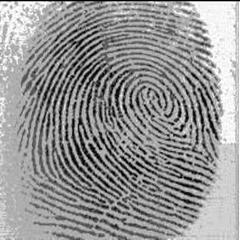
//> input picture image001_1.jpg, 240 x 240 px
$ ./extraction image001_1.jpg   (built with g++ and OpenCV 4)
//> lines starting //> are read from the running program, lines starting //| are printed output that depends on the picture
#include <opencv2/opencv.hpp>
#include <iostream>
using namespace cv;
using namespace std;

#define THRESHOLD 10
#define block_len 16
#define block_width 16

int mask[256/block_width*256/block_len];

// function for splitting image into multiple blocks. rowDivisor and colDivisor specify the number of blocks in rows and cols respectively
int subdivide(cv::Mat &img, const int rowDivisor, const int colDivisor, std::vector<cv::Mat> &blocks) {
    /* Checking if the image was passed correctly */
    if(!img.data || img.empty())
        std::cerr << "Problem Loading Image" << std::endl;

    /* Cloning the image to another for visualization later, if you do not want to visualize the result just comment every line related to visualization */
    cv::Mat maskImg = img.clone();
    /* Checking if the clone image was cloned correctly */
    if(!maskImg.data || maskImg.empty())
        std::cerr << "Problem Loading Image" << std::endl;

    // check if divisors fit to image dimensions
    if(img.cols % colDivisor == 0 && img.rows % rowDivisor == 0) {
    	// Iterator for mask
    	int k =0;
        for(int y = 0; y < img.cols; y += img.cols / colDivisor) {
            for(int x = 0; x < img.rows; x += img.rows / rowDivisor) {
                blocks.push_back(img(cv::Rect(y, x, (img.cols / colDivisor), (img.rows / rowDivisor))));
                Scalar mean, stddev;
				meanStdDev(blocks[k], mean, stddev);

				// Draw red rectangle to show fingerprint area
				if (stddev.val[0] > THRESHOLD)
                	rectangle(maskImg, Point(y, x), Point(y + (maskImg.cols / colDivisor) - 1, x + (maskImg.rows / rowDivisor) - 1), CV_RGB(255, 0, 0), 1); // visualization
                k++;
            }
        }
        imshow("Segmented", maskImg); // visualization
        waitKey(0); // visualization
    } else if(img.cols % colDivisor != 0) {
        cerr << "Error: Please use another divisor for the column split." << endl;
        exit(1);
    } else if(img.rows % rowDivisor != 0) {
        cerr << "Error: Please use another divisor for the row split." << endl;
        exit(1);
    }
	return EXIT_SUCCESS;
}

int segment(Mat &block, float thres) {
	Scalar mean, stddev;
	meanStdDev(block, mean, stddev);
	if (stddev.val[0] < thres) {
		// block.setTo(Scalar(0,0,0));
		return 0;
	}
	return 1;
}

int calculate_orientation(Mat &block, int block_num) {
	int scale = 1;
	int delta = 0;
	int ddepth = CV_16S;
	Mat grad_x, grad_y;
	Mat abs_grad_x, abs_grad_y;
	Sobel( block, grad_x, ddepth, 1, 0, 3, scale, delta, BORDER_DEFAULT );
	convertScaleAbs( grad_x, abs_grad_x );

	Sobel( block, grad_y, ddepth, 0, 1, 3, scale, delta, BORDER_DEFAULT );
  	convertScaleAbs( grad_y, abs_grad_y );

  	Mat blocka;

  	// if (block_num) {cout << abs_grad_y << endl; cout << abs_grad_x << endl;}
  	cout << block_num << endl;
  	imshow("grad_y", abs_grad_y);

  	// addWeighted( abs_grad_x, 0.5, abs_grad_y, 0.5, 0, block );

  	// imshow("Sobel", blocka);

  	// cout << block.rows << " " << block.cols << endl;
  	float a = 0.0f, b = 0.0f;
  	for (int i=0 ; i<block.rows ; i++) {
  		for (int j=0 ; j<block.cols ; j++) {
  			// cout << float(abs_grad_x.at<uchar>(i,j)) << endl;
  			a += 2*((float)abs_grad_x.at<uchar>(i,j))*((float)abs_grad_y.at<uchar>(i,j));
  			b += ((float)abs_grad_x.at<uchar>(i,j))*((float)abs_grad_x.at<uchar>(i,j))-((float)abs_grad_y.at<uchar>(i,j))*((float)abs_grad_y.at<uchar>(i,j));
  		}
	 }

  	// cout << a << endl;
  	// cout << b << endl;


  	// cout << a/b << endl;
  	float angle;
  	if (a == 0) {
  		angle = 0.0f;
  	} else if (b == 0) {
  		angle = 90.0f;
  	} else {
  		angle = 0.5 * atan(a/b) * 180/CV_PI;
  		// angle = 15.0f;
  	}

  	//wieclaw addition (?)
  	int k = 0;
  	if ((angle < 0 && a<0) || (angle >=0 && a > 0)) {
  		k = 90;
  	} else if (angle < 0 && a >= 0) {
  		k = 180;
  	} else if (angle >= 0 && a<= 0) {
  		k = 0;
  	}

  	// angle += k;


  	cout << "Block " << block_num << " : " << angle << endl;

	int length = 8;
	Point P1(8,8);
	if (angle < 0) {
		// angle *= -1;
		// P1.x = 0;
		// P1.y = 16;
	} else {
		// angle *= -1;
		// P1.x = 0;
		// P1.y = 16;
	}
	Point P2;

	// [9 lines of commented-out code are left out]

	P2.x =  (int)round(P1.x + length * cos(angle * CV_PI / 180.0));
	P2.y =  (int)round(P1.y + length * sin(angle * CV_PI / 180.0));


	line(block, P1, P2, CV_RGB(0, 255, 0));
	imshow("Block", block);
	// waitKey(0);
	block.setTo(Scalar(0,0,0));
	line(block, P1, P2, CV_RGB(255, 255, 255));

}

void normalize_image(Mat &image) {
	// [9 lines of commented-out code are left out]

	Scalar mean, stddev;
    meanStdDev(image, mean, stddev);
    cout << "Mean " << mean.val[0] << endl;
    cout << "Stddev " << stddev.val[0] << endl;


    for (int i=0 ; i<image.rows ; i++) {
		for (int j=0 ; j<image.cols ; j++) {
			// if (i>70 && i<90 && j>70 && j<90)cout << i << " " << j << " Before " << (int)image.at<uchar>(i,j);// << endl;
			// if (i < 100 && j<100) cout << i << " " << j << " Before " << (int)image.at<uchar>(i,j);
			int addition = sqrt(100*pow((image.at<uchar>(i,j)-mean.val[0]), 2)/stddev.val[0]);
			if (image.at<uchar>(i,j) > mean.val[0]) {
				if (addition + 100 > 255)
					image.at<uchar>(i,j) = 255;
				else
					image.at<uchar>(i,j) = 100 + addition;
			} else {
				if (addition > 100)
					image.at<uchar>(i,j) = 0;
				else
					image.at<uchar>(i,j) = 100 - sqrt(100*pow((image.at<uchar>(i,j)-mean.val[0]), 2)/stddev.val[0]);
			}
			// if (i>70 && i<90 && j>70 && j<90) cout << " After " << (int)image.at<uchar>(i,j) << endl;
			// if ((int)image.at<uchar>(i,j) > 200)
			// 	cout <<  i << " " << j <<" After " << (int)image.at<uchar>(i,j) << endl;
		}
	}
	imshow("Normim", image);
	waitKey(0);
}

int main(int argc, char** argv) {
	//Read image
	String img = argv[1];
	Mat image = imread(img, 0);
//> image is the input picture: 240 rows x 240 cols, CV_8UC1; min 0, max 255, mean 148.1

	//Check for failure
	if (image.empty()) {
		cout << "Could not open or find the image" << endl;
		return -1;
	}

	Mat normim = image.clone();

	Scalar mean, stddev;
    meanStdDev(image, mean, stddev);
//> mean = Scalar(148.1); stddev = Scalar(56.46)
    cout << "Mean " << mean.val[0] << endl;
//| Mean 148.071
    cout << "Stddev " << stddev.val[0] << endl;
//| Stddev 56.4561

    // subtract(image, 1.0f*mean.val[0], normim);
    // normim = normim*1.0f/stddev.val[0];

    imshow("Fingerprint", image);
    waitKey(0);
    normalize_image(normim);
//> in normalize_image, `meanStdDev(image, mean, stddev);`: mean = Scalar(148.1); stddev = Scalar(56.46)
//| Mean 148.071
//| Stddev 56.4561
//> after the loop in normalize_image, `for (int i=0 ; i<image.rows ; i++)`:
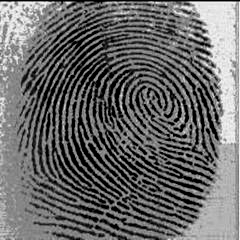
//> image: 240 rows x 240 cols, CV_8UC1; min 0, max 242, mean 104.5

    meanStdDev(normim, mean, stddev);
//> mean = Scalar(104.5); stddev = Scalar(65.74)
    cout << "Mean " << mean.val[0] << endl;
//| Mean 104.478
    cout << "Stddev " << stddev.val[0] << endl;
//| Stddev 65.741

	std::vector<cv::Mat> blocks;

	subdivide(normim, 256/block_len, 256/block_width, blocks);
//> the loop in subdivide, `for(int y = 0; y < img.cols; y += img.cols / colDivisor)` made 16 passes
//> k on passes 1 to 12: 16, 32, 48, 64, 80, 96, 112, 128, 144, 160, 176, 192
//> after the loop in subdivide, `for(int y = 0; y < img.cols; y += img.cols / colDivisor)`:
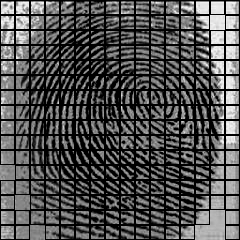
//> maskImg: 240 rows x 240 cols, CV_8UC1; min 0, max 242, mean 79.9
//> after the loop in subdivide, `for(int y = 0; y < img.cols; y += img.cols / colDivisor)`: k = 256

	for (int i=0 ; i<256/block_len*256/block_width ; i++) {
		mask[i] = segment(blocks[i], 20);
	}
//> this loop made 256 passes
//> (mean in segment, stddev in segment) on passes 1 to 3: (Scalar(188), Scalar(63.16)), (Scalar(198.2), Scalar(36.13)), (Scalar(184), Scalar(38.34))
//> after the loop, mask = 256 values, max 1 at index 0, min 0 at index 9, mean 0.93

	Mat segmented = image.clone();

	for (int i=0; i<256/block_len*256/block_width; i++) {
		if (mask[i]) calculate_orientation(blocks[i], i);
	}
//> this loop made 256 passes
//| 60
//| Block 60 : -35.1799
//| 61
//| Block 61 : -30.9487
//> (the first 4 of 16 printed lines)
//> (output is shown up to pass 68 of 256)

	imshow("Image", segmented);
	imshow("Orientation", normim);
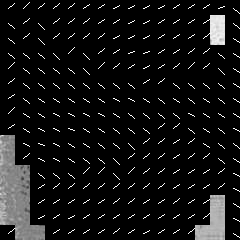
//> window 'Orientation': 240 rows x 240 cols, CV_8UC1; min 0, max 255, mean 18.3
	waitKey(0);
	return 0;
}

//g++ -ggdb extraction.cpp -o extraction `pkg-config --cflags --libs opencv`
